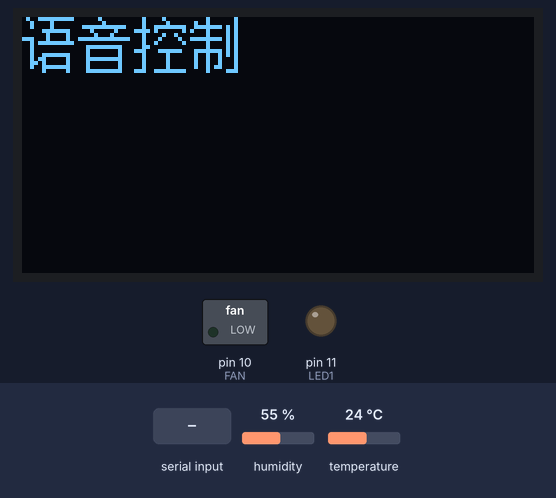
A sketch run on a simulated Arduino Mega 2560, built with avr-gcc and run on an emulated ATmega2560. On the bench: 128×64 one-colour display, switched loads named in the sketch (green lamp = pin HIGH), output pins drawn as LEDs (lit = HIGH). The inputs (shaded band) are chosen by the test bench; at power-on: humidity 55 %, temperature 24 °C.

Above: at 1.2 s.
1.3 s: "E" received over Serial
At 2.5 s:
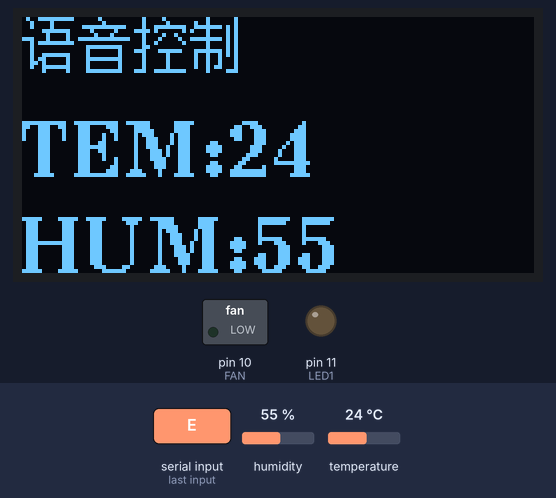
2.8 s: "A" received over Serial
At 3.9 s:
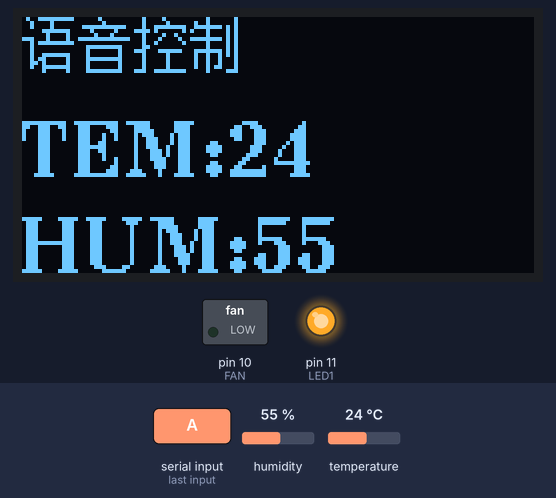
4.3 s: "C" received over Serial
At 5.0 s:
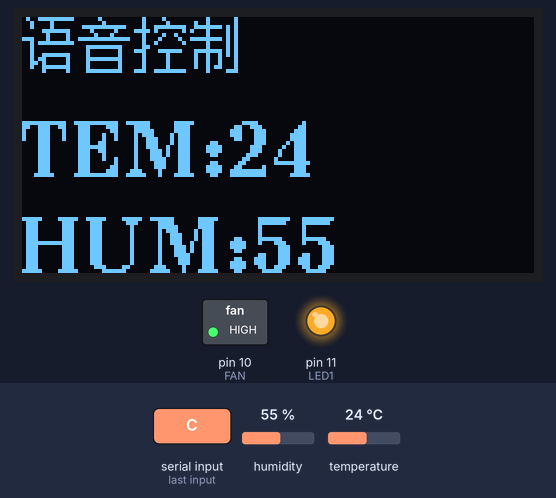
5.8 s: "B" received over Serial
At 7.0 s:
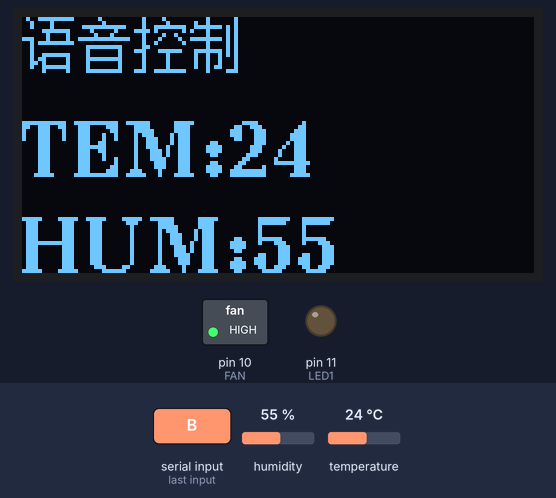
7.3 s: humidity set to 22 %
At 8.4 s:
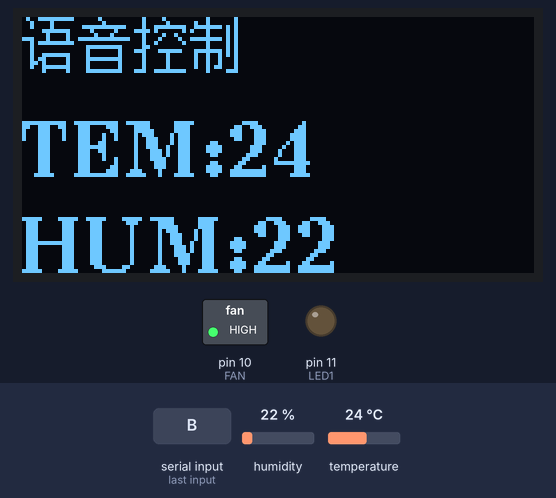
8.9 s: temperature set to 12 °C
At 10.4 s:
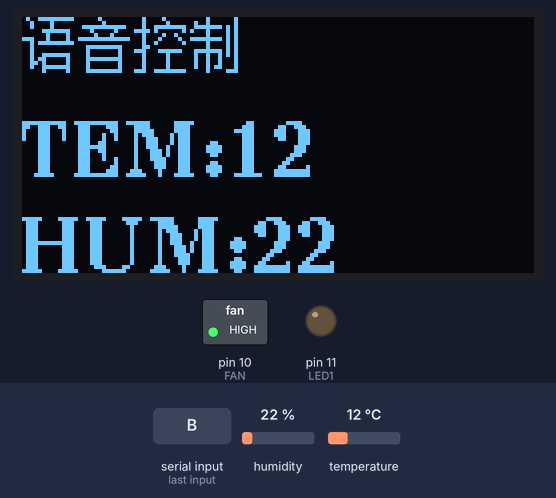
Timing chart, 0 to 11.5 s (numbered marks = the images above; inputs shaded):
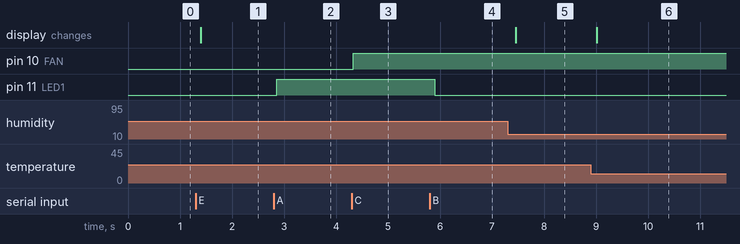

Measured:
- after the input at 1.3 s, the display: changes after 0.10 s (image 1)
- after the input at 2.8 s, pin 11 (LED1): LOW → HIGH after 0.06 s
- after the input at 4.3 s, pin 10 (FAN): LOW → HIGH at once
- after the input at 5.8 s, pin 11 (LED1): HIGH → LOW after 0.10 s
- after the input at 7.3 s, the display: changes after 0.16 s (image 5)
- after the input at 8.9 s, the display: changes after 0.11 s (image 6)

The sketch:

7SpeechControlSensor.ino
```cpp
#include <Arduino.h>
#include <U8g2lib.h>

#ifdef U8X8_HAVE_HW_SPI
#include <SPI.h>
#endif
#ifdef U8X8_HAVE_HW_I2C
#include <Wire.h>
#endif
U8G2_SH1106_128X64_NONAME_F_HW_I2C u8g2(U8G2_R0, /* reset=*/ U8X8_PIN_NONE);
///////////////////////////////////////////////////////////////////////////////////////
#include <dht11.h>
dht11 DHT;
#define DHT11_PIN 23
///////////////////////////////////////////////////////////////////////////////////////
int LED1 = 11;
int FAN = 10;
int DSP = 0;
const unsigned char cz8[] U8X8_PROGMEM = {
  /*--  调入了一幅图像：C:\Users\ADMIN\Desktop\语音控制.bmp  --*/
  /*--  宽度x高度=56x16  --*/
  0xF2, 0x1F, 0x08, 0x40, 0x08, 0x40, 0x20, 0x84, 0x00, 0x10, 0x40, 0x10, 0x48, 0x20, 0x84, 0x80,
  0xFF, 0x43, 0xFE, 0xF9, 0x2B, 0xE0, 0x0F, 0x82, 0xF0, 0x02, 0x45, 0x28, 0x40, 0x08, 0x44, 0x40,
  0x48, 0x40, 0x28, 0x47, 0xC8, 0xFF, 0x47, 0x84, 0xFC, 0x2B, 0xF4, 0x1F, 0x00, 0x40, 0x02, 0x41,
  0x28, 0x04, 0x00, 0xFF, 0xC1, 0x00, 0x40, 0x28, 0x04, 0x00, 0x01, 0x71, 0xFC, 0xF8, 0x2B, 0xE4,
  0x0F, 0x01, 0x41, 0x10, 0x48, 0x2A, 0x34, 0x08, 0xFF, 0x41, 0x10, 0x48, 0x22, 0x2C, 0x08, 0x01,
  0x41, 0x10, 0x48, 0x22, 0xE4, 0x0F, 0x01, 0x41, 0x10, 0x48, 0x23, 0x20, 0x08, 0xFF, 0x71, 0xFE,
  0x41, 0x38, 0x00, 0x00, 0x00, 0x00, 0x00, 0x00, 0x00, 0x00, 0x00, 0x00, 0x00, 0x00, 0x00, 0x00,
};
void setup() {
  u8g2.begin();
  pinMode(LED1, OUTPUT);
  Serial.begin(115200); // 打开串口，设置波特率：9600 bps
  pinMode(FAN, OUTPUT);
  u8g2.clearBuffer();
  u8g2.drawXBMP(0, 0, 56, 16, cz8);
  u8g2.sendBuffer();
}

void loop() {
  if (Serial.available() > 0)
  {
    int REED = Serial.read();   // 读取NX处理器串口转发过来的语音指令
    if (REED == 'A')    // 指令“A”
    {
      digitalWrite(LED1, HIGH);   // 开灯
    }
    else if (REED == 'B')   // 指令“B”
    {
      digitalWrite(LED1, LOW);   // 关灯
    }
    else if (REED == 'C')   // 指令“C”
    {
      analogWrite(FAN, 255);    // 开风扇
    }
    else if (REED == 'D')   // 指令“D”
    {
      analogWrite(FAN, 0);    // 关风扇
    }
    else if (REED == 'E')   // 指令“E”——显示温湿度指令
    {
      DSP = 1;
    }
  }

// 读取温湿度数据，并显示
  if (DSP == 1)
  {
    DHT.read(DHT11_PIN);    // 读温湿度数据
    u8g2.clearBuffer();
    u8g2.setFont(u8g2_font_ncenB14_tr);
    u8g2.drawXBMP(0, 0, 56, 16, cz8);   // 显示语音控制图标
    u8g2.setCursor(0, 40);    //设置光标处
    u8g2.print("TEM:");
    u8g2.print(DHT.temperature);    // 显示温度
    u8g2.setCursor(0, 64);    //设置光标处
    u8g2.print("HUM:");
    u8g2.print(DHT.humidity);   // 显示湿度
    u8g2.sendBuffer();
  }
}
```
